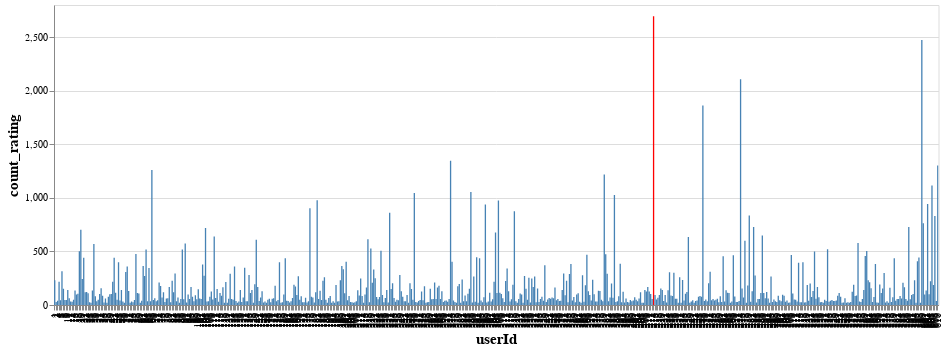

This figure's notebook cell:
### Code cell
ymax = count_ratings_user['count_rating'].max()
xmax = count_ratings_user[count_ratings_user['count_rating']==ymax]['userId']

grafico = alt.Chart(count_ratings_user).mark_bar().encode(x='userId:O',\
                                                          y='count_rating',\
                                                          color=alt.condition(alt.datum.userId == int(xmax),\
                                                                              alt.value('red'),\
                                                                              alt.value('steelblue')\
                                                                              ),\
                                                          tooltip=['userId','count_rating'])\
                                                  .interactive()\
                                                  .properties(width=len(count_ratings_user)*1.45)\
                                                  .configure_axis(titleFontSize=15)
grafico

### Figure 1 — Vega-Lite specification as saved in the notebook (floating-point values rounded to 4 significant figures; data arrays with more than 128 entries replaced by an {"elided": "..."} marker saying what was removed)
{"config": {"view": {"continuousWidth": 400, "continuousHeight": 300}, "axis": {"titleFontSize": 15}}, "data": {"name": "data-54b5ec239fdf1d5190a23dbb66a1c7ec"}, "mark": "bar", "encoding": {"color": {"condition": {"value": "red", "test": "(datum.userId === 414)"}, "value": "steelblue"}, "tooltip": [{"type": "quantitative", "field": "userId"}, {"type": "quantitative", "field": "count_rating"}], "x": {"type": "ordinal", "field": "userId"}, "y": {"type": "quantitative", "field": "count_rating"}}, "selection": {"selector001": {"type": "interval", "bind": "scales", "encodings": ["x", "y"]}}, "width": 884.5, "$schema": "https://vega.github.io/schema/vega-lite/v4.8.1.json", "datasets": {"data-54b5ec239fdf1d5190a23dbb66a1c7ec": {"elided": "610 records"}}}
